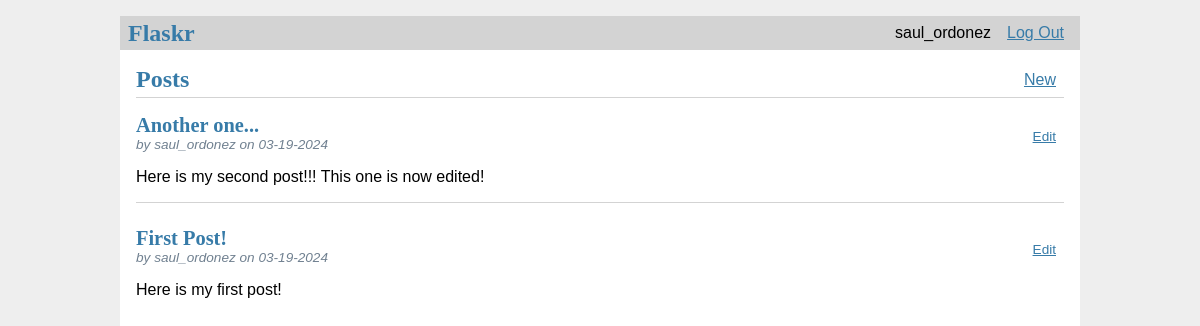
Screenshot of / (signed in) with the database file from the repository.
### tables this page shows
CREATE TABLE user (
  id INTEGER PRIMARY KEY AUTOINCREMENT,
  username TEXT UNIQUE NOT NULL,
  password TEXT NOT NULL
);

CREATE TABLE post (
  id INTEGER PRIMARY KEY AUTOINCREMENT,
  author_id INTEGER NOT NULL,
  created TIMESTAMP NOT NULL DEFAULT CURRENT_TIMESTAMP,
  title TEXT NOT NULL,
  body TEXT NOT NULL,
  FOREIGN KEY (author_id) REFERENCES user (id)
);

### flaskr/blog.py (the view)
@bp.route('/')
def index():
  db = get_db()
  posts = db.execute(
    'SELECT p.id, title, body, created, author_id, username'
    ' FROM post p JOIN user u ON p.author_id = u.id'
    ' ORDER BY created DESC'
  ).fetchall()
  return render_template('blog/index.html', posts=posts)

### flaskr/auth.py (called while the page is built)
@bp.before_app_request
def load_logged_in_user():
  user_id = session.get('user_id')
  if user_id is None:
    g.user = None
  else:
    g.user = get_db().execute(
      'SELECT * FROM user WHERE id = ?', (user_id,)
    ).fetchone()

### flaskr/db.py (called while the page is built)
def get_db():
  if 'db' not in g:
    g.db = sqlite3.connect(
      current_app.config['DATABASE'],
      detect_types=sqlite3.PARSE_DECLTYPES
    )
    g.db.row_factory = sqlite3.Row
  return g.db

### flaskr/templates/blog/index.html
{% extends 'base.html' %}
{% block header %}
  <h1>{% block title %}Posts{% endblock %}</h1>
  {% if g.user %}
    <a class="action" href="{{ url_for('blog.create') }}">New</a>
  {% endif %}
{% endblock %}
{% block content %}
  {% for post in posts %}
    <article class="post">
      <header>
        <div>
          <h1>{{ post['title'] }}</h1>
          <div class="about">by {{ post['username'] }} on {{ post['created'].strftime('%m-%d-%Y') }}</div>
        </div>
        {% if g.user['id'] == post['author_id'] %}
          <a class="action" href="{{ url_for('blog.update', id=post['id']) }}">Edit</a>
        {% endif %}
      </header>
      <p class="body">{{ post['body'] }}</p>
    </article>
    {% if not loop.last %}
      <hr>
    {% endif %}
  {% endfor %}
{% endblock %}

### flaskr/templates/base.html (shortened to what this page needs)
<!DOCTYPE html>
<link rel="stylesheet" href="{{ url_for('static', filename='style.css') }}">
<nav>
  <h1>Flaskr</h1>
  <ul>
    {% if g.user %}
      <li><span>{{ g.user['username'] }}</span>
      <li><a href="{{ url_for('auth.logout') }}">Log Out</a>
    {% else %}
      <li><a href="{{ url_for('auth.register') }}">Register</a>
      <li><a href="{{ url_for('auth.login') }}">Log In</a>
    {% endif %}
  </ul>
</nav>
<section class="content">
  <header>
    {% block header %}{% endblock %}
  </header>
  {% block content %}{% endblock %}
</section>

### flaskr/static/style.css (style rules this page uses)
h1 { font-family: serif; color: #377ba8; margin: 1rem 0; }
a { color: #377ba8; }
hr { border: none; border-top: 1px solid lightgray; }
nav { background: lightgray; display: flex; align-items: center; padding: 0 0.5rem; }
nav h1 { flex: auto; margin: 0; }
nav ul { display: flex; list-style: none; margin: 0; padding: 0; }
nav ul li a, nav ul li span, header .action { display: block; padding: 0.5rem; }
.content { padding: 0 1rem 1rem; }
.content > header { border-bottom: 1px solid lightgray; display: flex; align-items: flex-end; }
.content > header h1 { flex: auto; margin: 1rem 0 0.25rem 0; }
.post > header { display: flex; align-items: flex-end; font-size: 0.85em; }
.post > header > div:first-of-type { flex: auto; }
.post > header h1 { font-size: 1.5em; margin-bottom: 0; }
.post .about { color: slategray; font-style: italic; }
.post .body { white-space: pre-line; }
.content:last-child { margin-bottom: 0; }

### rows the page displays
user: user.username "saul_ordonez"
post: title "Another one...", username "saul_ordonez", created "03-19-2024", body "Here is my second post!!! This one is now edited!"
post: title "First Post!", username "saul_ordonez", created "03-19-2024", body "Here is my first post!"
